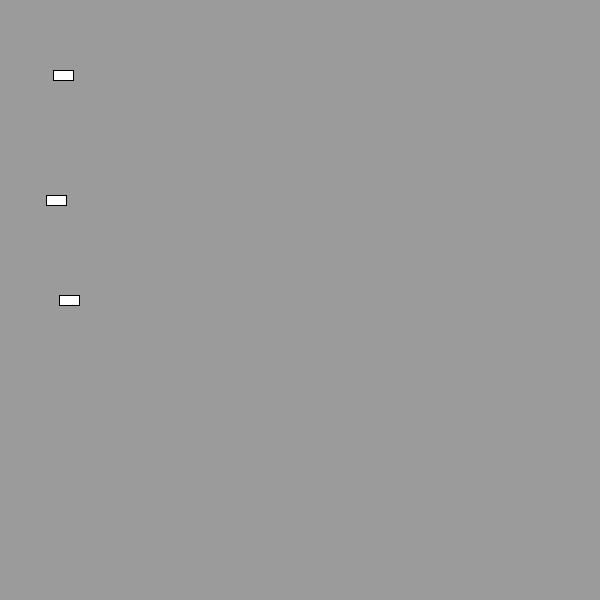
Frame 1 (no input)
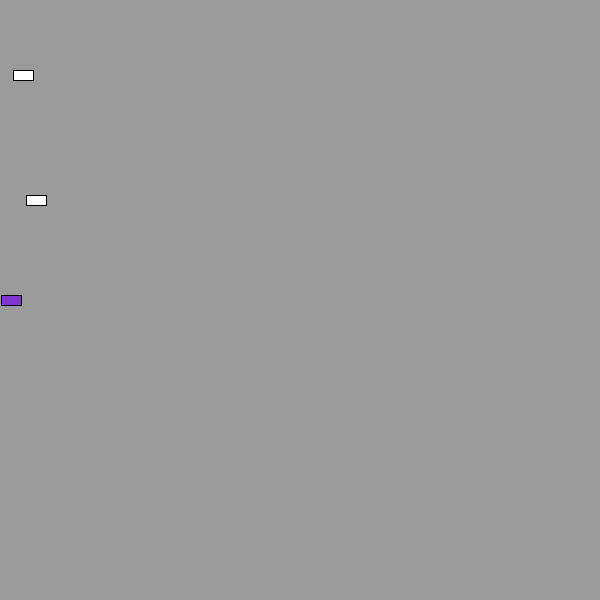
Frame 60 (the mouse pressed at the canvas centre just before this capture)
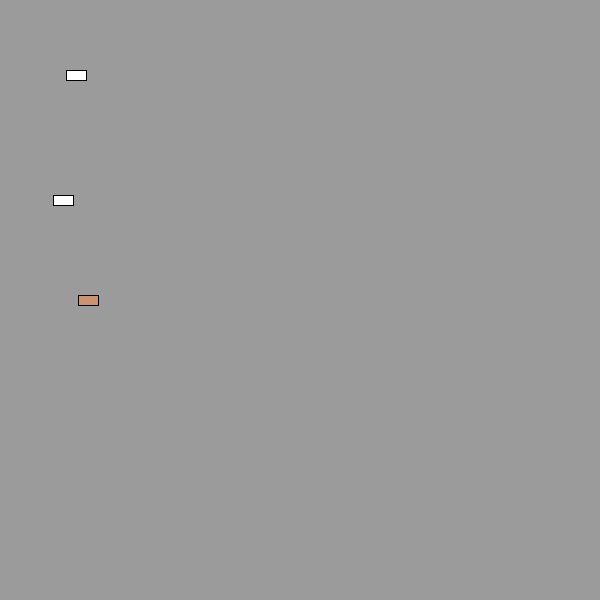
Frame 120 (the mouse held since frame 60 and released just before this capture)

The Processing sketch that drew these frames (run headless with seeded random() and noise(); from frame 60 on, the mouse is pressed at the canvas centre):

// Processing sketch: processing_166287
// ── processing_166287.pde

Car myCar1;
Car myCar2;
Car myCar3;

float r;
float g;
float b;
float a;


void setup() {
  size(600,600);
  myCar1= new Car(color(255) ,50,75, random(1,20));
  myCar2 = new Car(color(255) ,50,200, random(2,20));
  myCar3 = new Car(color(255) ,50,300, random(3,20));

}

void draw() {
  background(155);
  myCar1.move();
  myCar1.display();
  myCar2.move();
  myCar2.display();
  myCar3.move();
  myCar3.display();
  
  r = random(255);
  g = random(255);
  b = random(255);
  a = random(255);
}



class Car { 
  color c;
  float xpos;
  float ypos;
  float xspeed;

  Car(color tempC, float tempXpos, float tempYpos, float tempXspeed) { // The Constructor is defined with arguments.
    c = tempC;
    xpos = tempXpos;
    ypos = tempYpos;
    xspeed = tempXspeed;
  }

  void display() {
    stroke(0);
    fill(c);
    rectMode(CENTER);
    rect(xpos,ypos,20,10);
  }

  void move() {
    xpos = xpos + xspeed;
    if(xpos > width-10 || xpos < 0+10) {
      myCar1.xspeed = myCar1.xspeed * -1;
      myCar2.xspeed = myCar2.xspeed * -1;
      myCar3.xspeed = myCar3.xspeed * -1;
      int r = int(random(0,255));
      int g = int(random(0,255));
      int b = int(random(0,255));
      c = color(r,g,b);

    }
  }
}
